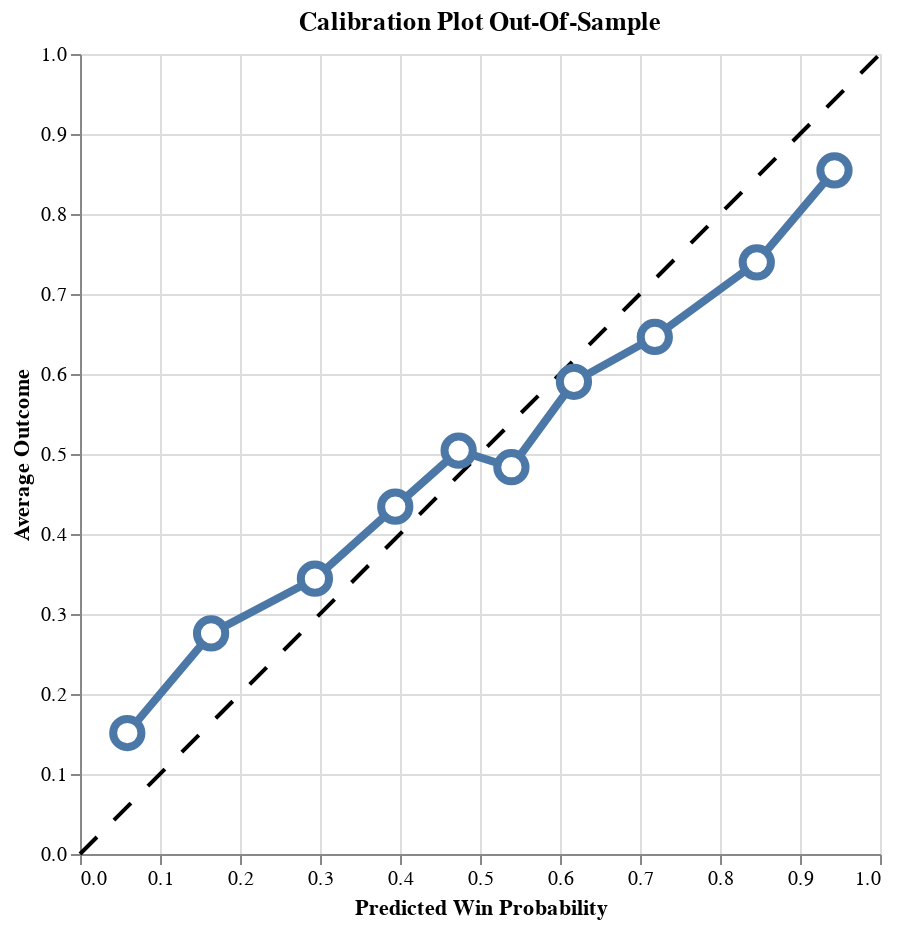

Write notebook code for a chart like this one.
### Code cell
self.plot_calibration_oos(oos_data=games_oos)

### Figure 1 — Vega-Lite specification as saved in the notebook (floating-point values rounded to 4 significant figures)
{"config": {"view": {"continuousWidth": 300, "continuousHeight": 300}}, "layer": [{"data": {"name": "data-42f50405073b2dbe8396db6b7dd2f6be"}, "mark": {"type": "line", "color": "black", "strokeDash": [12, 12]}, "encoding": {"x": {"field": "x", "type": "quantitative"}, "y": {"field": "y", "type": "quantitative"}}}, {"data": {"name": "data-7888732f8a000307ded6c5798412f82c"}, "mark": {"type": "line", "strokeWidth": 4}, "encoding": {"x": {"field": "win_prob_midpoint", "title": "Predicted Win Probability", "type": "quantitative"}, "y": {"field": "avg_outcome", "title": "Average Outcome", "type": "quantitative"}}}, {"data": {"name": "data-7888732f8a000307ded6c5798412f82c"}, "mark": {"type": "point", "fill": "white", "opacity": 1, "size": 200, "strokeWidth": 4}, "encoding": {"x": {"field": "win_prob_midpoint", "type": "quantitative"}, "y": {"field": "avg_outcome", "type": "quantitative"}}}], "height": 400, "title": "Calibration Plot Out-Of-Sample", "width": 400, "$schema": "https://vega.github.io/schema/vega-lite/v5.20.1.json", "datasets": {"data-42f50405073b2dbe8396db6b7dd2f6be": [{"x": 0, "y": 0}, {"x": 1, "y": 1}], "data-7888732f8a000307ded6c5798412f82c": [{"avg_outcome": 0.1512, "win_prob_midpoint": 0.05912}, {"avg_outcome": 0.2757, "win_prob_midpoint": 0.1639}, {"avg_outcome": 0.3441, "win_prob_midpoint": 0.2936}, {"avg_outcome": 0.4342, "win_prob_midpoint": 0.3941}, {"avg_outcome": 0.5043, "win_prob_midpoint": 0.4733}, {"avg_outcome": 0.4835, "win_prob_midpoint": 0.5393}, {"avg_outcome": 0.5903, "win_prob_midpoint": 0.6174}, {"avg_outcome": 0.6463, "win_prob_midpoint": 0.7185}, {"avg_outcome": 0.7395, "win_prob_midpoint": 0.846}, {"avg_outcome": 0.8546, "win_prob_midpoint": 0.9431}]}}
